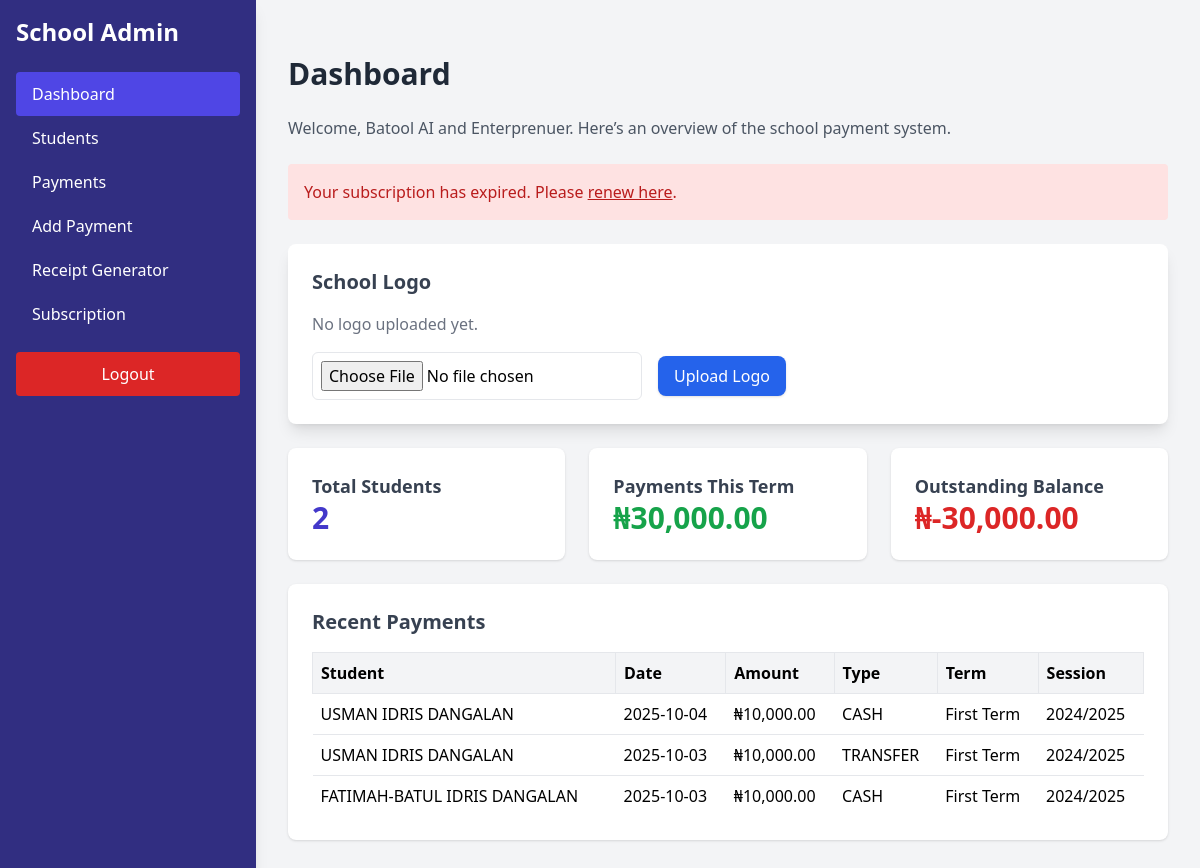
The app's page /dashboard (signed in) with its own data.
### app.py (models this page shows)
class School(db.Model):
    id = db.Column(db.Integer, primary_key=True)
    name = db.Column(db.String(150), nullable=False, unique=True)
    email = db.Column(db.String(120), unique=True, nullable=False)
    password = db.Column(db.String(200), nullable=False)
    subscription_expiry = db.Column(db.Date, nullable=False)
    logo_filename = db.Column(db.String(250), nullable=True)
    address = db.Column(db.String(250), nullable=True)
    phone_number = db.Column(db.String(50), nullable=True)
    students = db.relationship("Student", backref="school", lazy=True)

class Payment(db.Model):
    id = db.Column(db.Integer, primary_key=True)
    amount_paid = db.Column(db.Float, nullable=False)
    payment_date = db.Column(db.DateTime, nullable=False, default=datetime.utcnow)
    payment_type = db.Column(db.String(100))
    term = db.Column(db.String(20))
    session = db.Column(db.String(20))
    student_id = db.Column(db.Integer, db.ForeignKey("student.id"), nullable=False)

class Student(db.Model):
    id = db.Column(db.Integer, primary_key=True)
    name = db.Column(db.String(150), nullable=False)
    reg_number = db.Column(db.String(50), nullable=False)
    student_class = db.Column(db.String(50), nullable=False)
    school_id = db.Column(db.Integer, db.ForeignKey("school.id"), nullable=False)
    payments = db.relationship("Payment", backref="student", lazy=True)

### app.py (the view)
@app.route("/dashboard")
@login_required
def dashboard():
    school = current_school()
    total_students = Student.query.filter_by(school_id=school.id).count()
    total_payments = (db.session.query(db.func.sum(Payment.amount_paid))
                      .join(Student)
                      .filter(Student.school_id == school.id)
                      .scalar()) or 0.0
    recent_payments = (Payment.query.join(Student)
                       .filter(Student.school_id == school.id)
                       .order_by(Payment.payment_date.desc())
                       .limit(5)
                       .all())
    total_fees = (db.session.query(db.func.sum(Fee.amount))
                  .filter(Fee.school_id == school.id)
                  .scalar()) or 0.0
    outstanding_balance = total_fees - total_payments
    return render_template(
        "dashboard.html",
        total_students=total_students,
        total_payments=total_payments,
        recent_payments=recent_payments,
        outstanding_balance=outstanding_balance,
        school=school,
    )

### app.py (called while the page is built, shortened)
def current_school():
    if "school_id" in session:
        return db.session.get(School, session["school_id"])
    return None

def login_required(f):
    @wraps(f)
    def decorated_function(*args, **kwargs):
        school = current_school()
        if not school:
            flash("Please log in first.", "warning")
            return redirect(url_for("index"))
        return f(*args, **kwargs)
    return decorated_function

### templates/dashboard.html (shortened to what this page needs)
{% extends 'layout.html' %}
{% block content %}
<div class="space-y-6">
  <h1 class="text-3xl font-bold text-gray-800">Dashboard</h1>
  <p class="text-gray-600">Welcome, {{ school.name }}. Here’s an overview of the school payment system.</p>
  {% if not subscription_active %}
    <div class="bg-red-100 text-red-700 p-4 rounded">
      Your subscription has expired. Please
      <a href="{{ url_for('subscription') }}" class="underline">renew here</a>.
    </div>
  {% endif %}
  <div class="bg-white shadow-lg rounded-lg p-6">
    <h2 class="text-xl font-bold text-gray-700 mb-4">School Logo</h2>
    {% if school.logo_path %}
      <img src="{{ url_for('static', filename='logos/' + school.logo_path.split('/')[-1]) }}"
           alt="School Logo"
           class="w-32 h-32 object-contain mb-4 border rounded-lg shadow">
    {% else %}
      <p class="text-gray-500 mb-4">No logo uploaded yet.</p>
    {% endif %}
    <form action="{{ url_for('upload_logo') }}" method="POST" enctype="multipart/form-data" class="flex items-center gap-4">
      <input type="file" name="logo" accept="image/*" class="border p-2 rounded-md">
      <button type="submit"
        class="bg-blue-600 text-white px-4 py-2 rounded-lg shadow hover:bg-blue-700 transition">
        Upload Logo
      </button>
    </form>
  </div>
  <div class="grid grid-cols-1 md:grid-cols-3 gap-6">
    <div class="bg-white shadow rounded-lg p-6">
      <h2 class="text-lg font-bold text-gray-700">Total Students</h2>
      <p class="text-3xl font-extrabold text-indigo-700">{{ total_students or 0 }}</p>
    </div>
    <div class="bg-white shadow rounded-lg p-6">
      <h2 class="text-lg font-bold text-gray-700">Payments This Term</h2>
      <p class="text-3xl font-extrabold text-green-600">
        ₦{{ "{:,.2f}".format(total_payments or 0) }}
      </p>
    </div>
    <div class="bg-white shadow rounded-lg p-6">
      <h2 class="text-lg font-bold text-gray-700">Outstanding Balance</h2>
      <p class="text-3xl font-extrabold text-red-600">
        ₦{{ "{:,.2f}".format(outstanding_balance or 0) }}
      </p>
    </div>
  </div>
  <div class="bg-white shadow rounded-lg p-6">
    <h2 class="text-xl font-bold text-gray-700 mb-4">Recent Payments</h2>
    {% if recent_payments %}
    <div class="overflow-x-auto">
      <table class="w-full text-left border-collapse">
        <thead>
          <tr class="bg-gray-100">
            <th class="p-2 border">Student</th>
            <th class="p-2 border">Date</th>
            <th class="p-2 border">Amount</th>
            <th class="p-2 border">Type</th>
            <th class="p-2 border">Term</th>
            <th class="p-2 border">Session</th>
          </tr>
        </thead>
        <tbody>
          {% for p in recent_payments %}
          <tr class="border-t hover:bg-gray-50">
            <td class="p-2">{{ p.student.name }}</td>
            <td class="p-2">{{ p.payment_date.strftime('%Y-%m-%d') if p.payment_date else '' }}</td>
            <td class="p-2">₦{{ "{:,.2f}".format(p.amount_paid or 0) }}</td>
            <td class="p-2">{{ p.payment_type or '' }}</td>
            <td class="p-2">{{ p.term or '' }}</td>
            <td class="p-2">{{ p.session or '' }}</td>
          </tr>
          {% endfor %}
        </tbody>
      </table>
    </div>
    {% else %}
    <p class="text-gray-500">No recent payments yet.</p>
    {% endif %}
  </div>
</div>
{% endblock %}

### templates/layout.html (shortened to what this page needs)
<!DOCTYPE html>
<html lang="en">
<head>
    <script src="https://cdn.tailwindcss.com"></script>
</head>
<body class="bg-gray-100 font-sans leading-normal tracking-normal">
    <div class="flex h-screen">
        <aside class="bg-indigo-900 text-white w-64 p-4 space-y-4 shadow-lg">
            <h1 class="text-2xl font-bold mb-6">School Admin</h1>
            <nav>
                <a href="{{ url_for('dashboard') }}" class="block py-2.5 px-4 rounded transition duration-200 hover:bg-indigo-700 {% if request.endpoint == 'dashboard' %}active-link{% endif %}">Dashboard</a>
                <a href="{{ url_for('students') }}" class="block py-2.5 px-4 rounded transition duration-200 hover:bg-indigo-700 {% if request.endpoint == 'students' %}active-link{% endif %}">Students</a>
                <a href="{{ url_for('payments') }}" class="block py-2.5 px-4 rounded transition duration-200 hover:bg-indigo-700 {% if request.endpoint == 'payments' %}active-link{% endif %}">Payments</a>
                <a href="{{ url_for('add_payment') }}" class="block py-2.5 px-4 rounded transition duration-200 hover:bg-indigo-700 {% if request.endpoint == 'add_payment' %}active-link{% endif %}">Add Payment</a>
                <a href="{{ url_for('receipt_generator') }}" class="block py-2.5 px-4 rounded transition duration-200 hover:bg-indigo-700 {% if request.endpoint == 'receipt_generator' %}active-link{% endif %}">Receipt Generator</a>
                <a href="{{ url_for('pay_with_paystack_subscription') }}" class="block py-2.5 px-4 rounded transition duration-200 hover:bg-indigo-700 ">Subscription</a>
            </nav>
            <a href="{{ url_for('logout') }}" class="block py-2.5 px-4 rounded transition duration-200 hover:bg-red-500 bg-red-600 text-center">Logout</a>
        </aside>
        <main class="flex-1 p-8 overflow-y-auto">
            {% block content %}{% endblock %}
        </main>
    </div>
</body>
</html>

### templates/layout.html (style rules this page uses)
.active-link { background-color: rgb(79, 70, 229); }

### records on screen
School: name "Batool AI and Enterprenuer"
Payment: student.name "USMAN IDRIS DANGALAN", payment_date "2025-10-04", amount_paid "10,000.00", payment_type "CASH", term "First Term", session "2024/2025"
Payment: student.name "USMAN IDRIS DANGALAN", payment_date "2025-10-03", amount_paid "10,000.00", payment_type "TRANSFER", term "First Term", session "2024/2025"
Payment: student.name "FATIMAH-BATUL IDRIS DANGALAN", payment_date "2025-10-03", amount_paid "10,000.00", payment_type "CASH", term "First Term", session "2024/2025"

### other values on screen
{{ total_students or 0 }} "2"
{{ "{:,.2f}".format(total_payments or 0) }} "30,000.00"
{{ "{:,.2f}".format(outstanding_balance or 0) }} "-30,000.00"
